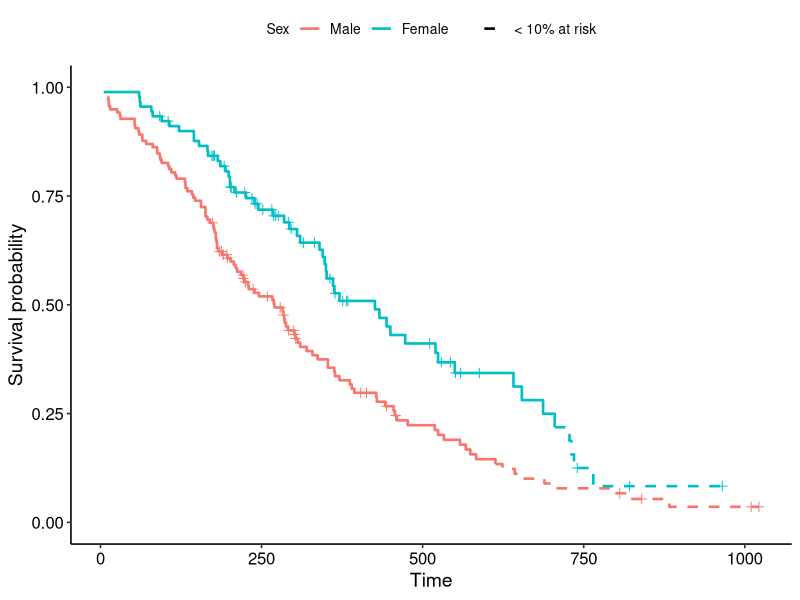
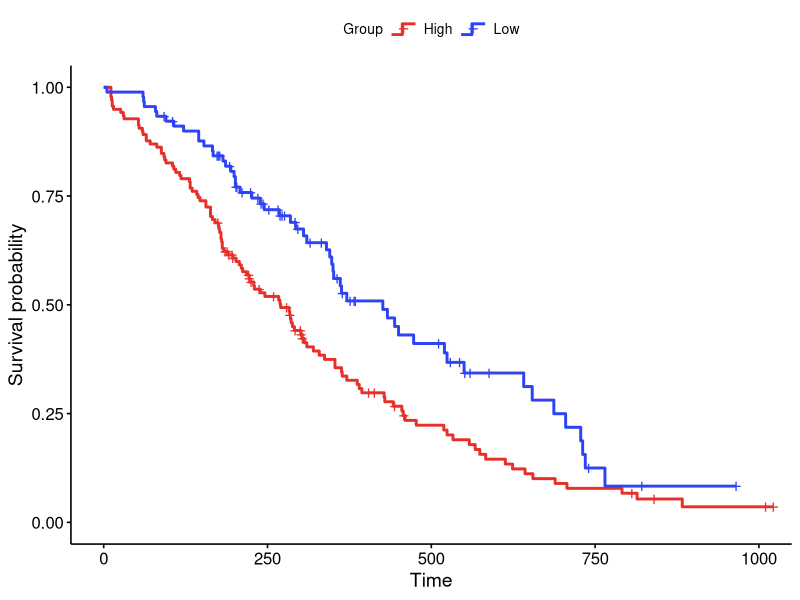
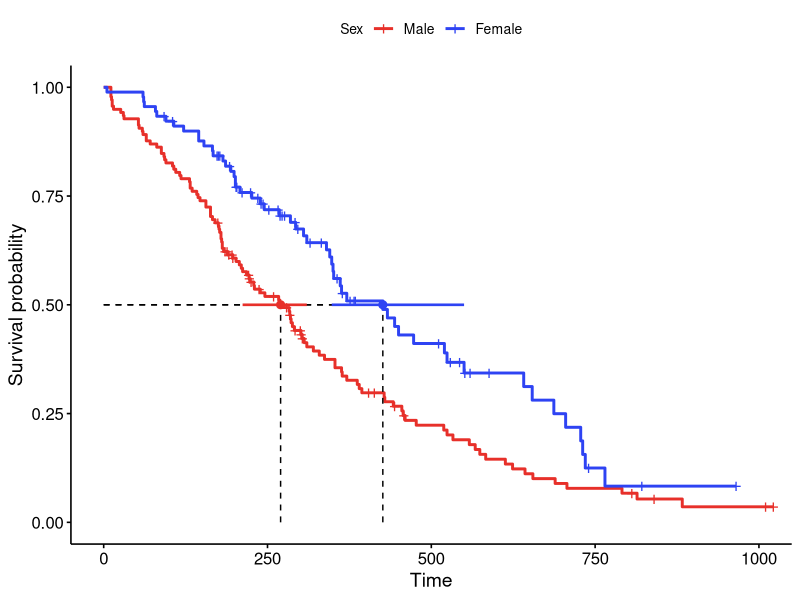
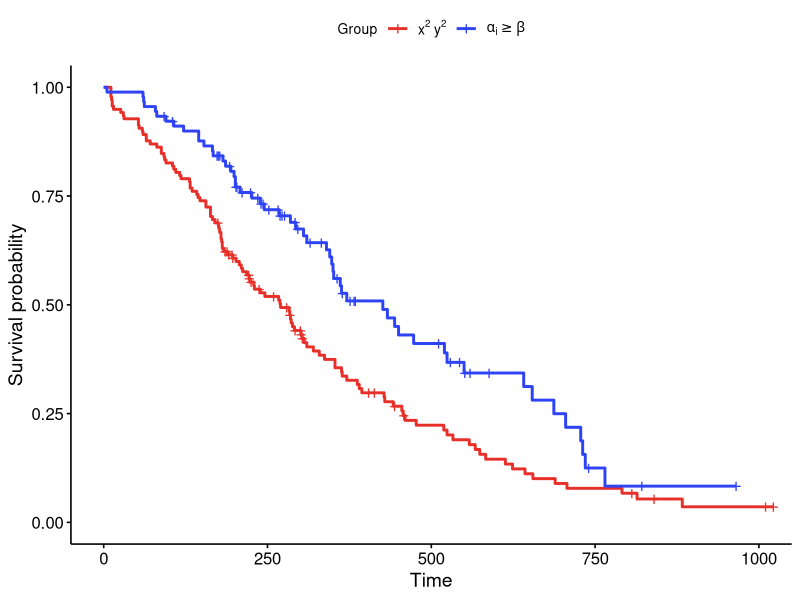
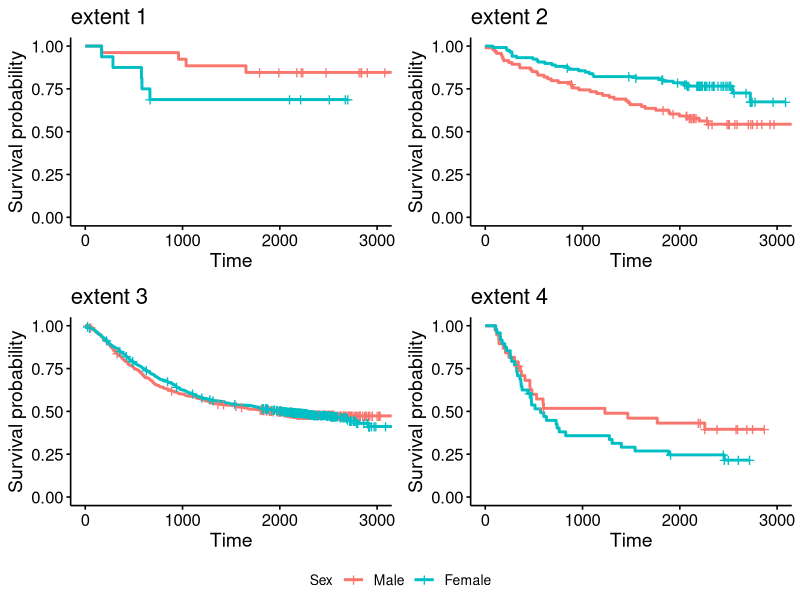
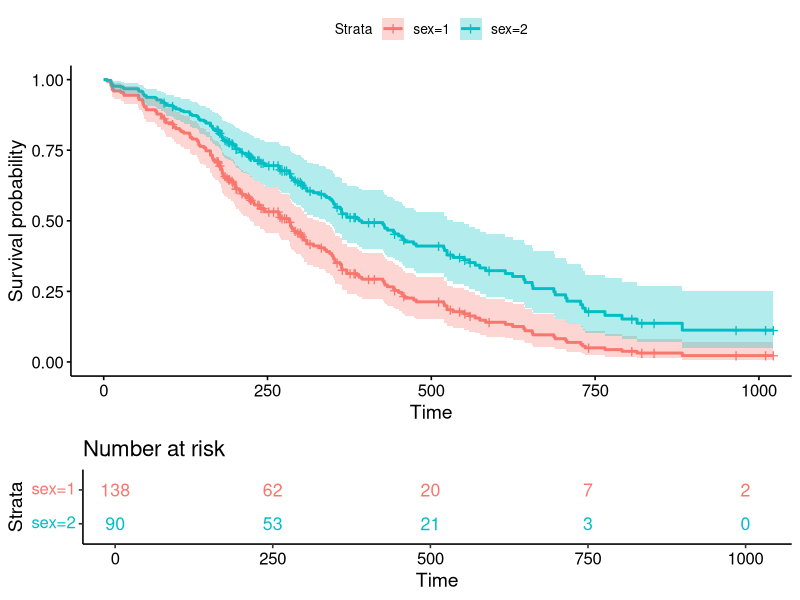

Here is the R script that generated these plots, in order:
## ---- chunk 1
knitr::opts_chunk$set(
  comment = "#>",
  collapse = TRUE,
  message = FALSE,
  warning = FALSE,
  fig.width = 7,
  fig.height = 5
)
## ---- chunk 2
library(survminer)
library(survival)
library(dplyr)
library(ggplot2)
## ---- chunk 3
# KM curves that switch solid -> dashed once the number at risk drops below
# `frac` of each group's initial cohort (default 10%).
ggsurv_dashed_below <- function(fit, data, frac = 0.10, ...) {
  ss <- surv_summary(fit, data = data) %>%
    group_by(strata) %>%
    mutate(onset = { s <- n.risk < frac * max(n.risk)
                     if (any(s)) min(time[s]) else Inf },
           phase = ifelse(time >= onset, "sparse", "dense")) %>%
    ungroup()
  # repeat the first sparse point in the solid phase so the two steps join
  bridge <- ss %>% filter(phase == "sparse") %>%
    group_by(strata) %>% slice_min(time, n = 1) %>% ungroup() %>%
    mutate(phase = "dense")

  ggplot(bind_rows(ss, bridge), aes(time, surv, colour = strata)) +
    geom_step(aes(linetype = phase), linewidth = 0.9) +
    geom_point(data = filter(ss, n.censor > 0), shape = 3, size = 2,
               show.legend = FALSE) +
    scale_linetype_manual(values = c(dense = "solid", sparse = "dashed"),
                          breaks = "sparse",
                          labels = sprintf("< %g%% at risk", 100 * frac),
                          name = NULL) +
    coord_cartesian(ylim = c(0, 1)) +
    labs(x = "Time", y = "Survival probability", ...) +
    theme_survminer()
}
## ---- chunk 4
fit <- survfit(Surv(time, status) ~ sex, data = lung)
ggsurv_dashed_below(fit, lung, frac = 0.10) +
  scale_colour_discrete(name = "Sex", labels = c("Male", "Female"))
## ---- chunk 5
library(grid)

# Draw the legend key of a ggsurvplot's curves as a small step (stair) that
# echoes the Kaplan-Meier shape, instead of the default straight line.
step_legend_key <- function(p) {
  `%||%` <- function(x, y) if (is.null(x)) y else x   # base R has this since 4.4
  draw_key_step <- function(data, params, size) {
    grid::linesGrob(
      x = c(0, 0.45, 0.45, 1), y = c(0.25, 0.25, 0.7, 0.7),
      gp = grid::gpar(col = data$colour %||% "black",
                      lwd = (data$linewidth %||% data$size %||% 0.75) * .pt,
                      lty = data$linetype %||% 1, lineend = "butt"))
  }
  # the survival curves are the first layer; subclass its geom to override ONLY
  # the legend key, so the curve drawing itself is unchanged
  g <- p$plot$layers[[1]]$geom
  p$plot$layers[[1]]$geom <-
    ggplot2::ggproto(paste0(class(g)[1], "Key"), g, draw_key = draw_key_step)
  p
}
## ---- chunk 6
fit2 <- survfit(Surv(time, status) ~ sex, data = lung)
p <- ggsurvplot(fit2, data = lung, palette = c("#E7302A", "#2E43F3"),
                legend.title = "Group", legend.labs = c("High", "Low"))
step_legend_key(p)
## ---- chunk 7
add_median_ci <- function(p, fit, y = 0.5) {
  med  <- surv_median(fit)
  # one colour per group, read from the drawn curve layer (no internal helpers)
  b     <- ggplot2::ggplot_build(p$plot)$data[[1]]
  cols  <- b$colour[match(sort(unique(b$group)), b$group)]
  # drop groups whose median is not reached (surv_median() returns NA there)
  keep  <- !is.na(med$median)
  med   <- med[keep, ]
  cols  <- cols[keep]
  p$plot +
    geom_segment(data = med, aes(x = lower, xend = upper, y = y, yend = y),
                 colour = cols, linewidth = 0.9, inherit.aes = FALSE) +
    geom_point(data = med, aes(x = median, y = y),
               colour = cols, size = 2.4, inherit.aes = FALSE)
}
## ---- chunk 8
fit3 <- survfit(Surv(time, status) ~ sex, data = lung)
p <- ggsurvplot(fit3, data = lung, palette = c("#E7302A", "#2E43F3"),
                surv.median.line = "hv",
                legend.labs = c("Male", "Female"), legend.title = "Sex")
p$plot <- add_median_ci(p, fit3)
p
## ---- chunk 9
pal <- c("#E7302A", "#2E43F3")
p <- ggsurvplot(fit3, data = lung, palette = pal, legend.title = "Group")
p$plot <- p$plot +
  scale_colour_manual(values = pal,
                      labels = c(expression(x^2 ~ y^2), expression(alpha[i] >= beta)),
                      name = "Group")
p
## ---- chunk 10
colon2  <- colon[!is.na(colon$sex), ]
subsets <- split(colon2, colon2$extent)
subsets <- subsets[sapply(subsets, nrow) > 30]
subsets <- subsets[seq_len(min(4, length(subsets)))]

plots <- lapply(names(subsets), function(nm) {
  d   <- subsets[[nm]]
  fit <- survfit(Surv(time, status) ~ sex, data = d)
  ggsurvplot(fit, data = d, legend.title = "Sex",
             legend.labs = c("Male", "Female"), title = paste("extent", nm))$plot
})

ggpubr::ggarrange(plotlist = plots, ncol = 2, nrow = 2,
                  common.legend = TRUE, legend = "bottom")
## ---- chunk 11
km.fit  <- survfit(Surv(time, status) ~ sex, data = lung)
res.cox <- coxph(Surv(time, status) ~ age + sex + ph.ecog, data = lung)
sex_df  <- with(lung, data.frame(sex = c(1, 2),
                                 age = mean(age, na.rm = TRUE), ph.ecog = c(1, 1)))
fit <- survfit(res.cox, newdata = sex_df)

# note: a survfit() from a coxph fit carries no data, so pass `data =` explicitly
cox.surv <- ggsurvplot(fit, data = sex_df, conf.int = TRUE,
                       legend.labs = c("sex=1", "sex=2"))
cox.surv$table <- ggrisktable(km.fit, data = lung, color = "strata",
                              legend.labs = c("sex=1", "sex=2"),
                              xlim = c(0, max(fit$time)))
print(cox.surv, risk.table.height = 0.28)
